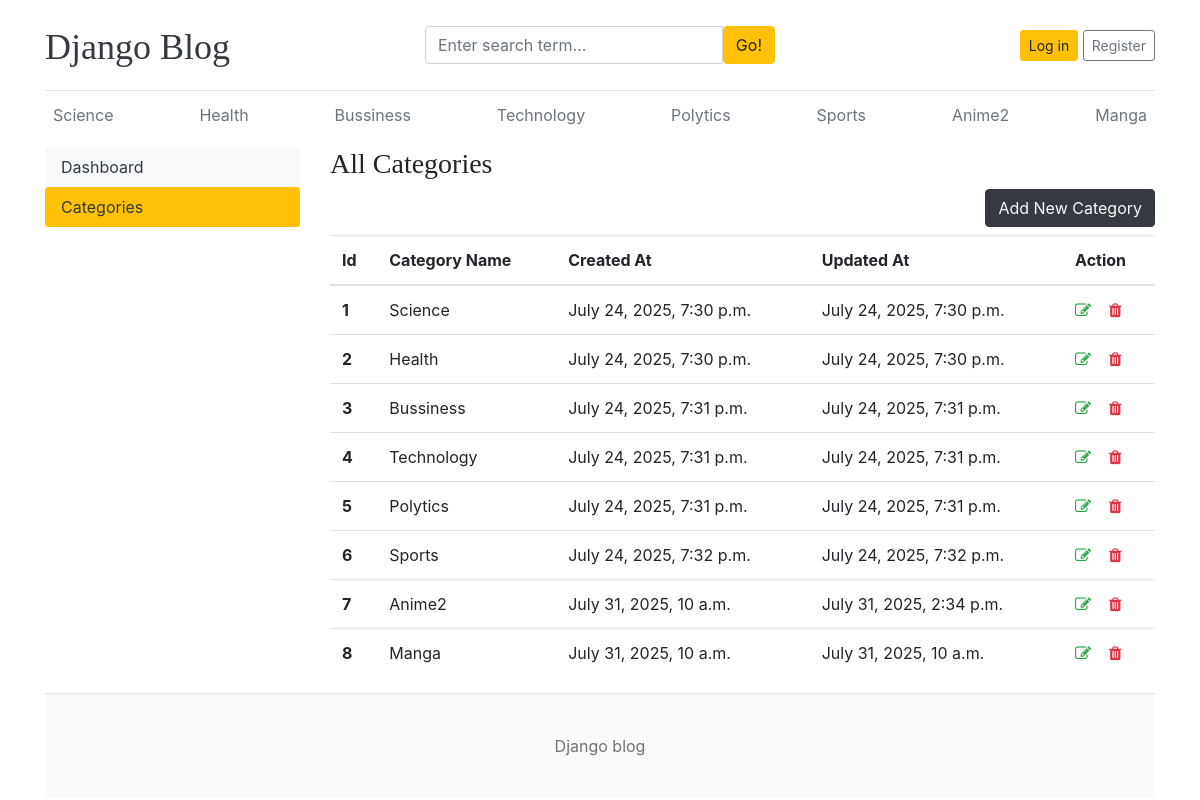
Before: /dashboard/categories/ with the older database file.
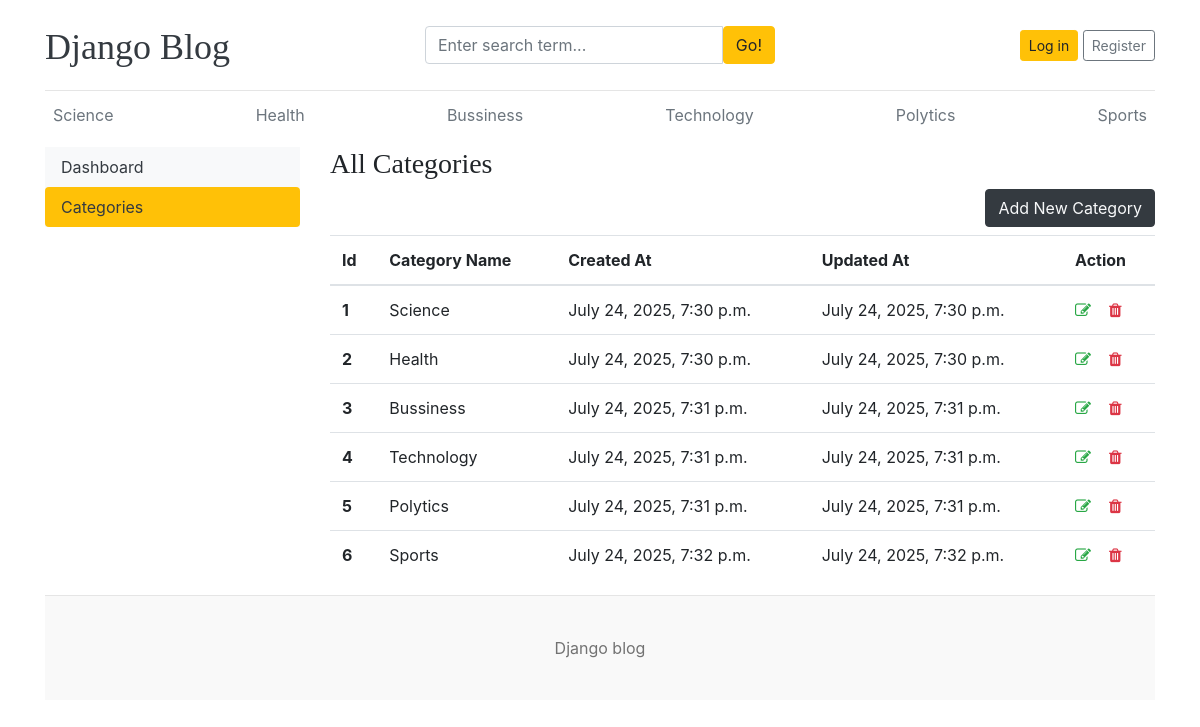
After: the same page with the newer database file.
### blogs/models.py (models this page shows, shortened)
class Category(models.Model):
    category_name = models.CharField(max_length=50, unique=True) # Tên danh mục, tối đa 50 ký tự, không được trùng lặp
    created_at = models.DateTimeField(auto_now_add=True)  # Thời gian tạo, tự động gán khi bản ghi được tạo lần đầu
    updated_at = models.DateTimeField(auto_now=True)      # Thời gian cập nhật, tự động cập nhật mỗi khi bản ghi được lưu
    class Meta:
        verbose_name_plural = 'Categories'

### dashboards/views.py (the view)
# urls.py: path('categories/', views.categories, name= 'categories'),
def categories(request):
    return render(request, 'dashboard/categories.html')

### blogs/context_processors.py (called while the page is built)
def get_categories(request):
    categories = Category.objects.all()
    return dict(categories = categories)

### templates/dashboard/categories.html
{% extends '../base/base.html' %}
{% block content %}
<div class="row">
    {% include './leftsidebar.html' %}
    <div class="col-md-9">
      <h3>All Categories</h3>
      <a href="{% url 'add_categories' %}" class="btn btn-dark text-light float-right mb-2">Add New Category</a>
        <table class="table table-hover">
            <thead>
              <tr>
                <th>Id</th>
                <th>Category Name</th>
                <th>Created At</th>
                <th>Updated At</th>
                <th>Action</th>
              </tr>
            </thead>
            <tbody>
            {% for cat in categories %}
              <tr>
                <th>{{ forloop.counter }}</th>
                <td>{{ cat.category_name }}</td>
                <td>{{ cat.created_at }}</td>
                <td>{{ cat.updated_at }}</td>
                <td>
                    <a href="{% url 'edit_categories' cat.id %}"><i class="fa fa-edit text-success"></i></a> &nbsp;&nbsp;
                    <a href="{% url 'delete_categories' cat.id %}"><i class="fa fa-trash text-danger"></i></a>
                </td>
              </tr>
            {% endfor %}
            </tbody>
          </table>
    </div>
</div>
{% endblock %}

### templates/base/base.html
{% include './header.html' %}
{% block content %}
{% endblock %}
{% include './footer.html' %}

### templates/base/header.html (shortened to what this page needs)
{% load static %}
<!DOCTYPE html>
<html lang="en">
<head>
    <link href="https://getbootstrap.com/docs/4.0/dist/css/bootstrap.min.css" rel="stylesheet">
    <link href="{% static 'css/blog.css' %}" rel="stylesheet">
    <link rel="stylesheet" href="https://cdnjs.cloudflare.com/ajax/libs/font-awesome/4.7.0/css/font-awesome.min.css">
  </head>
<body>
    <div class="container">
      <header class="blog-header py-3">
        <div class="row flex-nowrap justify-content-between align-items-center">
          <div class="col-4 pt-1">
            <a class="blog-header-logo text-dark" href="/">Django Blog</a>
          </div>
          <div class="col-4">
            <form action="{% url 'search' %}" method="GET">
              <div class="input-group">
                <input class="form-control" name="keyword" type="text" placeholder="Enter search term..." aria-label="Enter search term..." aria-describedby="button-search" />
                <button type="submit" class="btn btn-warning" id="button-search" type="button">Go!</button>
            </div>
            </form>
          </div>
          <div class="col-4 d-flex justify-content-end align-items-center">
            {% if not user.is_authenticated %}
            <a class="btn btn-sm btn-warning" href="{% url 'login' %}">Log in</a> &nbsp;
            <a class="btn btn-sm btn-outline-secondary" href="{% url 'register' %}">Register</a>
            {% else %}
            <span><a href="{% url 'dashboard' %}" class="btn btn-warning">Dashboard</a></span> &nbsp;
            <span><a href="{% url 'logout' %}">Log out</a></span>
            {% endif %}
          </div>
        </div>
      </header>
      <div class="nav-scroller py-1 mb-2">
        <nav class="nav d-flex justify-content-between">
          {% for cat in categories %}
          <a class="p-2 text-muted" href="{% url 'posts_by_category' cat.id %}">{{ cat.category_name }}</a>
          {% endfor %}
        </nav>
      </div>

### templates/dashboard/leftsidebar.html
<div class="col-md-3">
    <div class="nav flex-column nav-pills bg-light aria-orientation='vertical'">
         <a href="{% url 'dashboard' %}" class="nav-link text-dark {% if '/dashboard/' == request.path %} bg-warning {% endif %}">Dashboard</a>
        <a href="{% url 'categories' %}" class="nav-link text-dark {% if '/categories/' in request.path %} bg-warning {% endif %}">Categories</a>
    </div>
</div>

### templates/base/footer.html
<footer class="blog-footer">
  <p>Django blog </p>
</footer>
</body>
</html>

### static/css/blog.css (style rules this page uses)
.blog-header { border-bottom: 1px solid #e5e5e5; }
.blog-header-logo { font-family: "Playfair Display", Georgia, "Times New Roman", serif; font-size: 2.25rem; }
h1, h2, h3, h4, h5, h6 { font-family: "Playfair Display", Georgia, "Times New Roman", serif; }
.blog-footer { padding: 2.5rem 0; color: #727272; text-align: center; background-color: #f9f9f9; border-top: .05rem solid #e5e5e5; }
.blog-footer p:last-child { margin-bottom: 0; }

Changed rows visible on the page:
removed Category: category_name "Anime2", created_at "July 31, 2025, 10 a.m.", updated_at "July 31, 2025, 2:34 p.m."
removed Category: category_name "Manga", created_at "July 31, 2025, 10 a.m.", updated_at "July 31, 2025, 10 a.m."
